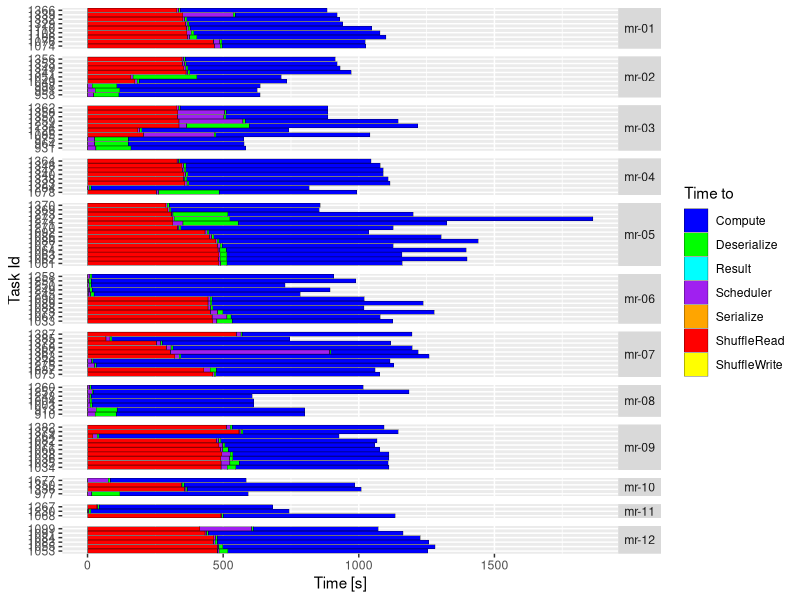
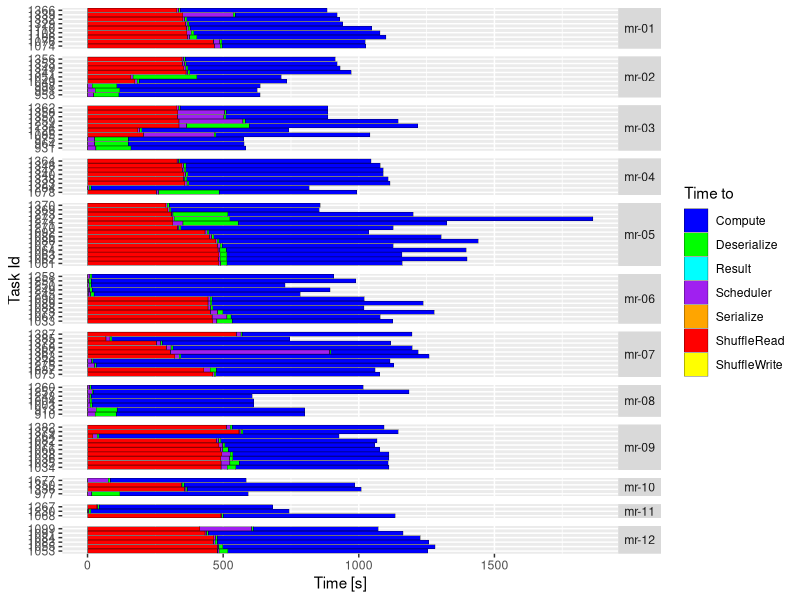

Write R code to recreate these figures, in order.
require(tidyverse)

log = read_tsv("pflock.tsv")

getTimeArray <- function(log){
  d1 = log$schedulerDelay 
  d2 = log$gettingResultTime 
  d3 = log$executorRunTime  
  d4 = log$executorDeserializeTime 
  d5 = log$resultSerializationTime 
  d6 = log$shuffleWriteTime 
  d7 = log$shuffleFetchWaitTime
  log$Time = paste(d1,d2,d3,d4,d5,d6,d7)
  log$Task = paste("Scheduler","Result","Compute","Deserialize","Serialize","ShuffleWrite","ShuffleRead")
  return(log)
}

top = log %>%
  mutate(duration = as.numeric(duration), index = as.factor(index)) %>% 
  slice_max(duration, n = 100)

log = getTimeArray(top)
data = log %>% separate_rows(Time, Task, sep = " ", convert = TRUE) %>%
  select(appId, jobId, stageId, index, host, duration, phaseName, Task, Time) 

data0 = data 
indexOrder = data0 %>% select(index) %>% distinct() %>% mutate(nIndex = as.numeric(index)) %>% 
  arrange(nIndex) %>% select(index) %>% as.list()
data0$index = factor(data0$index, levels = indexOrder$index)

p = ggplot(data=data0, aes(x = index, y = Time, fill = Task)) +
  geom_bar(stat="identity",colour="black", size=0.1) +
  coord_flip() +
  facet_grid(host ~ ., scales = "free", space = "free") + 
  scale_fill_manual(values = c("blue", "green", "cyan", "purple", "orange", "red", "yellow")) +
  theme(strip.text.y = element_text(angle = 0)) +
  ylab("Time [s]") + xlab("Task Id") + labs(fill = "Time to")
plot(p)
ggsave("TopTaskHist.pdf", width = 10, height = 15, device = "pdf")
